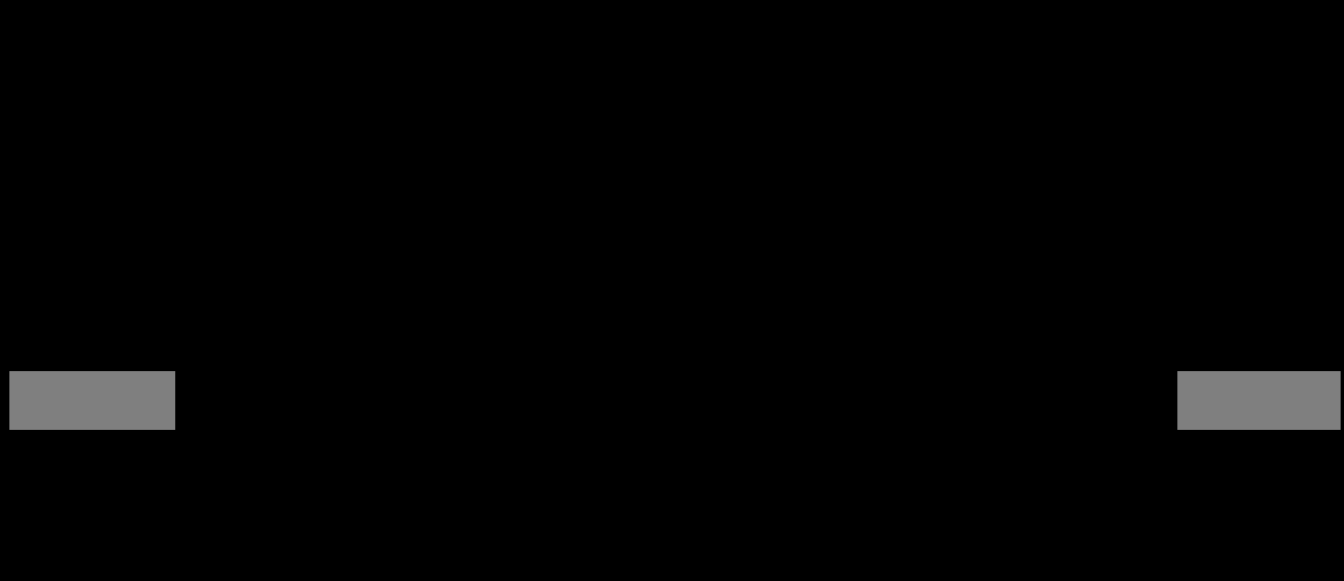
#> input picture Useful Info/Ribbons.png, 1344 x 581 px; its folder holds only this picture in this run
$ python 'quick masker.py'   (Python 2 division)
#> lines starting #> are read from the running program, lines starting #| are printed output that depends on the picture
import cv2
import os

def createPatchMask():
    '''Method that will create a mask file for the desired squadron patch.'''

    for root, dirs, files in os.walk(".", topdown=False):
       for name in files:
        fileName = (os.path.join(root, name)).replace('.\\', "")
        print fileName

        if "_mask" not in fileName and ".py" not in fileName and "fallback" not in fileName:
            # Load image with alpha channel.
            img = cv2.imread(fileName, cv2.IMREAD_UNCHANGED)
#> img is the input picture: shape (581, 1344, 4); mean B, G, R, A 3.1, 3.1, 3.1, 24
            # Get mask from alpha channel.
            mask = img[:, :, 3]
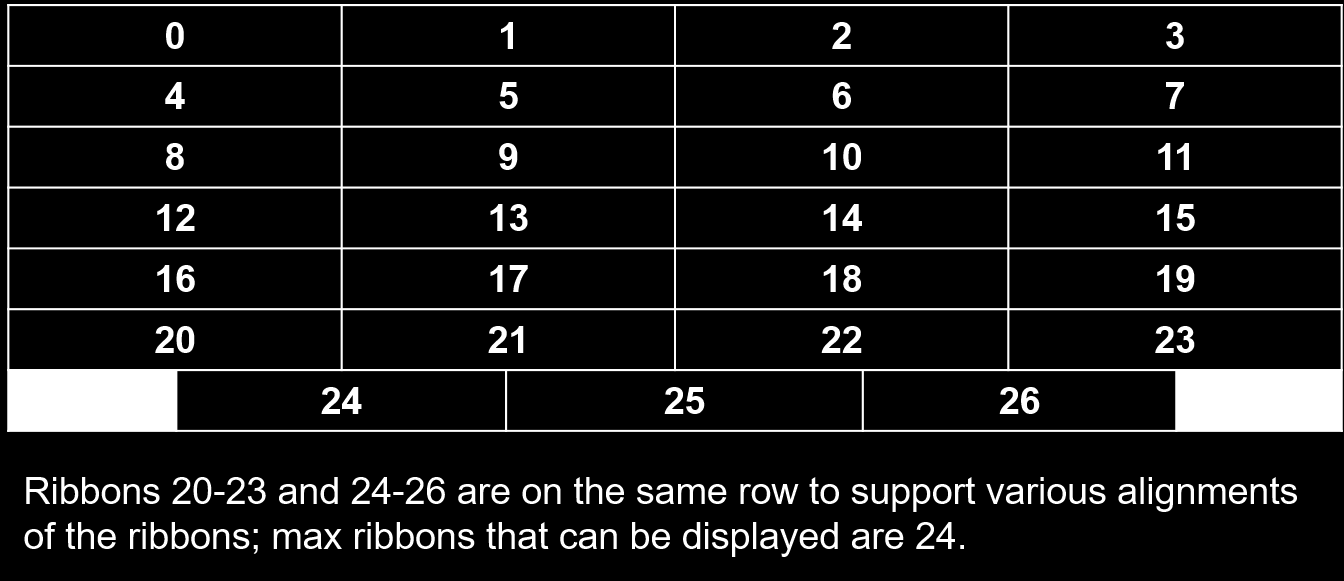
#> mask: shape (581, 1344); min 0, max 255, mean 24
            # Save the mask.
            fileName = fileName.replace(".png","_mask.png")
            cv2.imwrite(fileName, mask)
    #--------------------------------------------------------------------------------------------------------------------------------------------#

createPatchMask()
